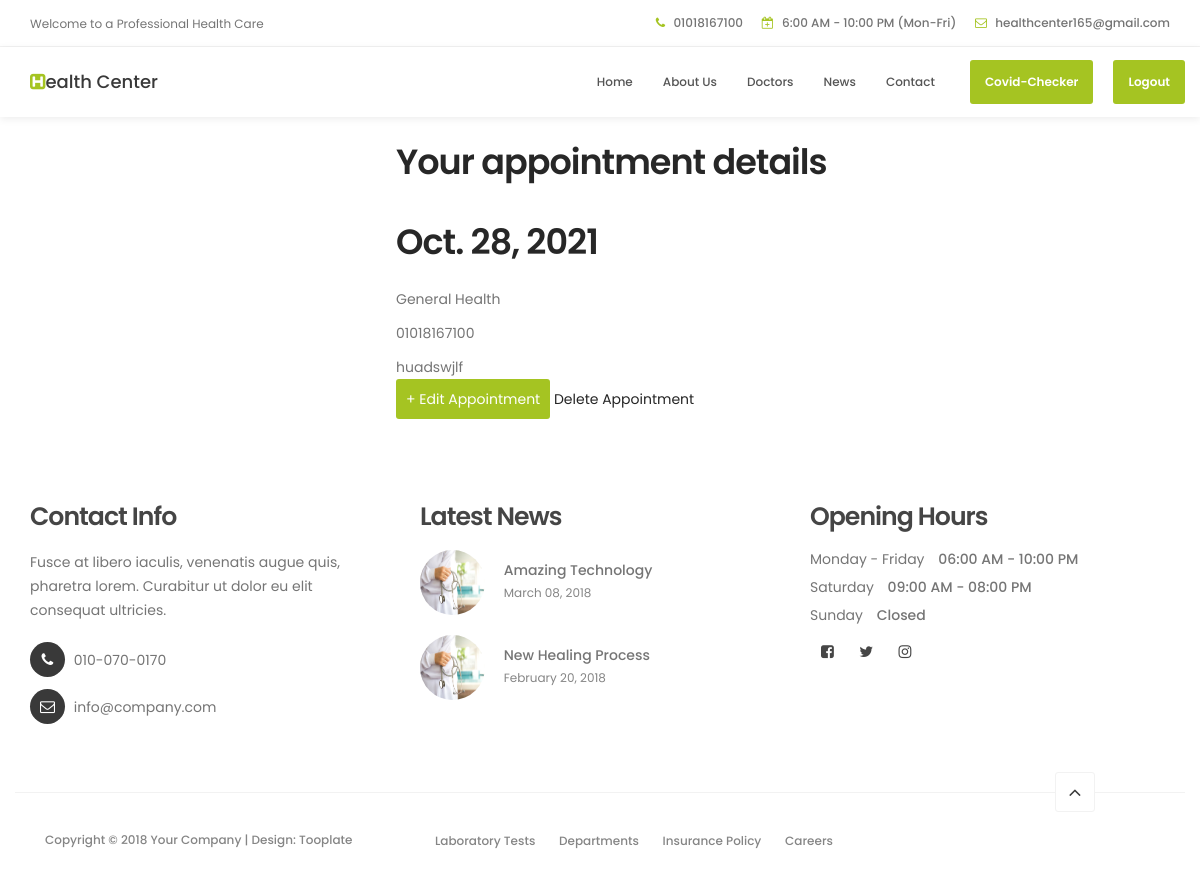
/appointments/13/ (signed in), run on the app's committed database.
### appointments/models.py (models this page shows, shortened)
class Appointment(models.Model):
    date = models.DateField()
    phone = models.CharField(max_length=12)
    msg = models.CharField(max_length=150, null=True, blank=True)
    patient = models.ForeignKey(
        User, on_delete=models.CASCADE
    )
    DEPARTMENTS = [
        ('General Health', 'General Health'),
        ('Cardiology', 'Cardiology'),
        ('Dental', 'Dental'),
    ]
    department = models.CharField(max_length=15, choices=DEPARTMENTS)

### appointments/views.py (the view)
# urls.py: path('<int:pk>/', AppointmentDetail.as_view(),
class AppointmentDetail(LoginRequiredMixin, DetailView):
    model = Appointment
    template_name = 'appointments/appointment_detail.html'

### appointments/templates/appointments/appointment_detail.html
{% extends "base.html" %}
{% block content %}
<div style="margin-left: 33%;" class="post-entry">
    <h2>Your appointment details</h2>
    <h2>{{ object.date }}</h2>
    <p>{{ object.department }}</p>
    <p>{{ object.phone }}</p>
    <p>{{ object.msg }}</p>
</div><a style="margin-left: 33%;" href="{% url 'appointment_update' object.pk %}" id="appupdate">+ Edit Appointment</a>
</div><a href="{% url 'appointment_delete' object.pk %}" class="appdelete">Delete Appointment</a>
{% endblock content %}

### static/style.css (style rules this page uses)
#appupdate { background-color: #a5c422; color: white; padding: 10px; border-color: transparent; border-radius: 3px; }

### static/tooplate-style.css (style rules this page uses)
body { background: #ffffff; font-family: 'Poppins', sans-serif; overflow-x: hidden; }
h1, h2, h3, h4, h5, h6 { font-weight: 600; line-height: inherit; }
h1, h2, h3, h4 { letter-spacing: -1px; }
h2 { color: #272727; font-size: 3em; padding-bottom: 10px; }
p { color: #757575; font-size: 14px; font-weight: normal; line-height: 24px; }
html { -webkit-font-smoothing: antialiased; }
a { color: #252525; -webkit-transition: 0.5s; transition: 0.5s; text-decoration: none !important; }
@media only screen and (max-width: 1200px) { h2 { font-size: 2.5em; } }

### data on the page
Appointment: date "Oct. 28, 2021", department "General Health", phone "01018167100", msg "huadswjlf"
